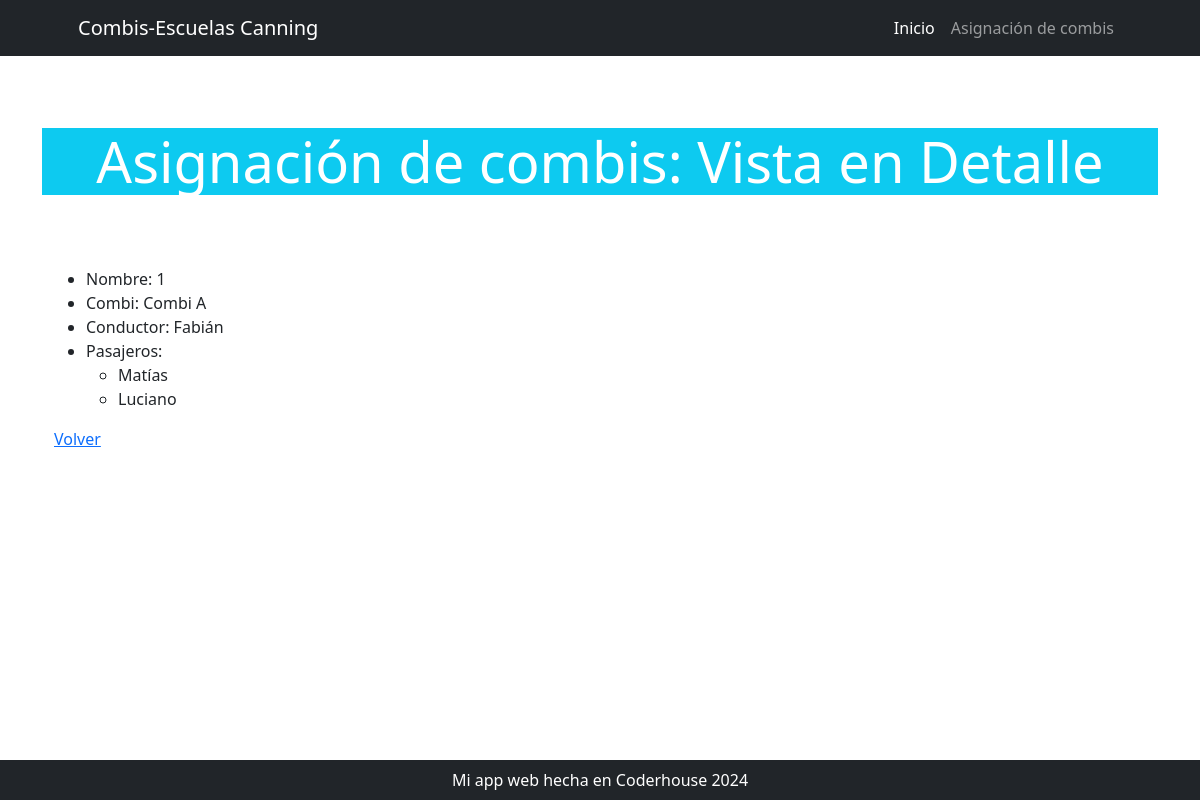
The page /Vehiculo/turno_detail/1 on the database as committed earlier.
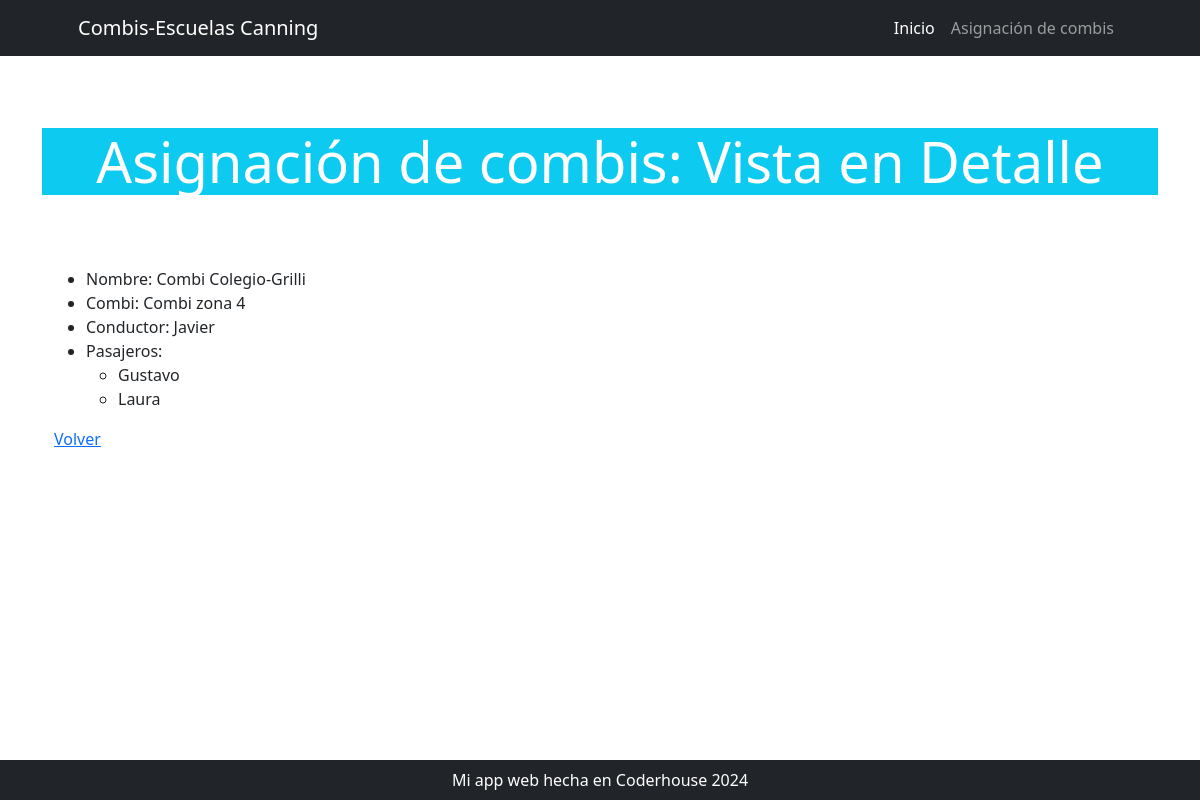
The same page on the database as committed later.
### Vehiculo/models.py (models this page shows, shortened)
class Turno_de_recorrido(models.Model):
    nombre = models.TextField(unique=True)
    combi = models.ForeignKey(Combi, on_delete=models.SET_NULL, null=True, blank=True)
    conductor = models.ForeignKey(Conductor, on_delete=models.SET_NULL, null=True, blank=True)
    pasajero = models.ManyToManyField(Pasajero)

class Combi(models.Model):
    nombre = models.CharField(max_length=255)
    def __str__(self) -> str:
        return self.nombre

class Conductor(models.Model):
    nombre = models.CharField(max_length=255)
    def __str__(self) -> str:
        return self.nombre

class Pasajero(models.Model):
    nombre = models.CharField(max_length=255)
    def __str__(self) -> str:
        return self.nombre

### Vehiculo/views.py (the view)
# urls.py: path("turno_detail/<int:pk>", turno_detail, name="turno_detail"),
def turno_detail(request, pk: int):
    consulta = Turno_de_recorrido.objects.get(id=pk)
    contexto = {"Vehiculo": consulta}
    return render(request, "Vehiculo/turno_detail.html", contexto)

### Vehiculo/templates/Vehiculo/turno_detail.html (shortened to what this page needs)
{% extends 'core/base.html' %}
{% block body_title %}
    Asignación de combis: Vista en Detalle
{% endblock body_title %}
{% block content %}
    <ul>
        <li>Nombre: {{ Vehiculo.nombre }}</li>
        <li>Combi: {{ Vehiculo.combi }}</li>
        <li>Conductor: {{ Vehiculo.conductor }}</li>
        <li>Pasajeros:</li>
            <ul>
                {% for pasajero in Vehiculo.pasajero.all %}
                    <li>{{ pasajero }}</li>
                {% endfor %}
            </ul>
    </ul>
    <div>
        <a href="{% url 'Vehiculo:turno_de_recorrido_list' %}">Volver</a>
    </div>
{% endblock content %}

Rows that differ between the two databases and show on the page:
no longer on this page (row unchanged): Pasajero: nombre "Matías"
no longer on this page (row unchanged): Pasajero: nombre "Luciano"
changed Turno_de_recorrido: nombre "1" → "Combi Colegio-Grilli"; combi "Combi A" → "Combi zona 4"; conductor "Fabián" → "Javier"
added Pasajero: nombre "Gustavo"
added Pasajero: nombre "Laura"
